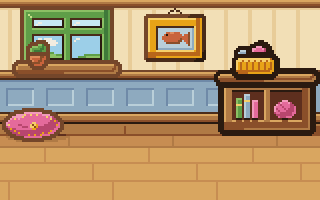
#> input picture aseprite-source/catfish/test/cf-room.png, 320 x 200 px, found by its file name
$ python sheet.py
#> lines starting #> are read from the running program, lines starting #| are printed output that depends on the picture
from PIL import Image
B='../out/'; A='out/'
LIGHT=(240,225,200,255); DARK=(40,32,48,255)
ld=lambda p:Image.open(p).convert('RGBA')
names=['sunbeam','rug','scratch','window','bowl','toybox','cattree','catflap']
def full(src):
    f=ld(src+'cf-room.png')
#> f is the input picture: PIL image 320x200 RGBA; mean R, G, B, A 176.8, 145, 104.3, 255
    for n in names: f.alpha_composite(ld(src+'cf-room-%s.png'%n))
#> this loop made 2 passes
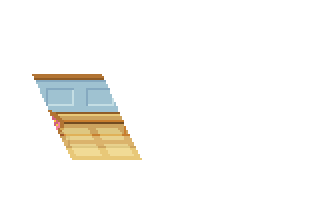
#> input picture aseprite-source/catfish/test/cf-room-sunbeam.png, 320 x 200 px, found by its file name
#> after the loop:
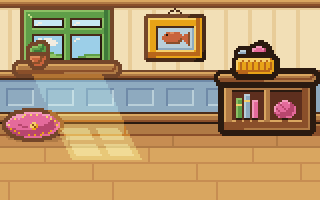
#> f: PIL image 320x200 RGBA; mean R, G, B, A 179.7, 148.8, 106.8, 255
    return f
def ov(src,bg):
    o=ld(src+'cf-room-sunbeam.png'); b=Image.new('RGBA',o.size,bg); b.alpha_composite(o); return b
def sc(i,s): return i.resize((i.width*s,i.height*s),Image.NEAREST).convert('RGB')
W=1280
items=['cf-ribbon-best','cf-up-catflap','cf-up-sunbeam','cf-up-glitter','cf-up-motor','cf-badge-odd_eyed','cf-badge-book_half','cf-badge-book_full','cf-ribbon-blue','cf-up-spring']
rows=[]
#> (the run stopped early here; a loop or call above may not have finished)
